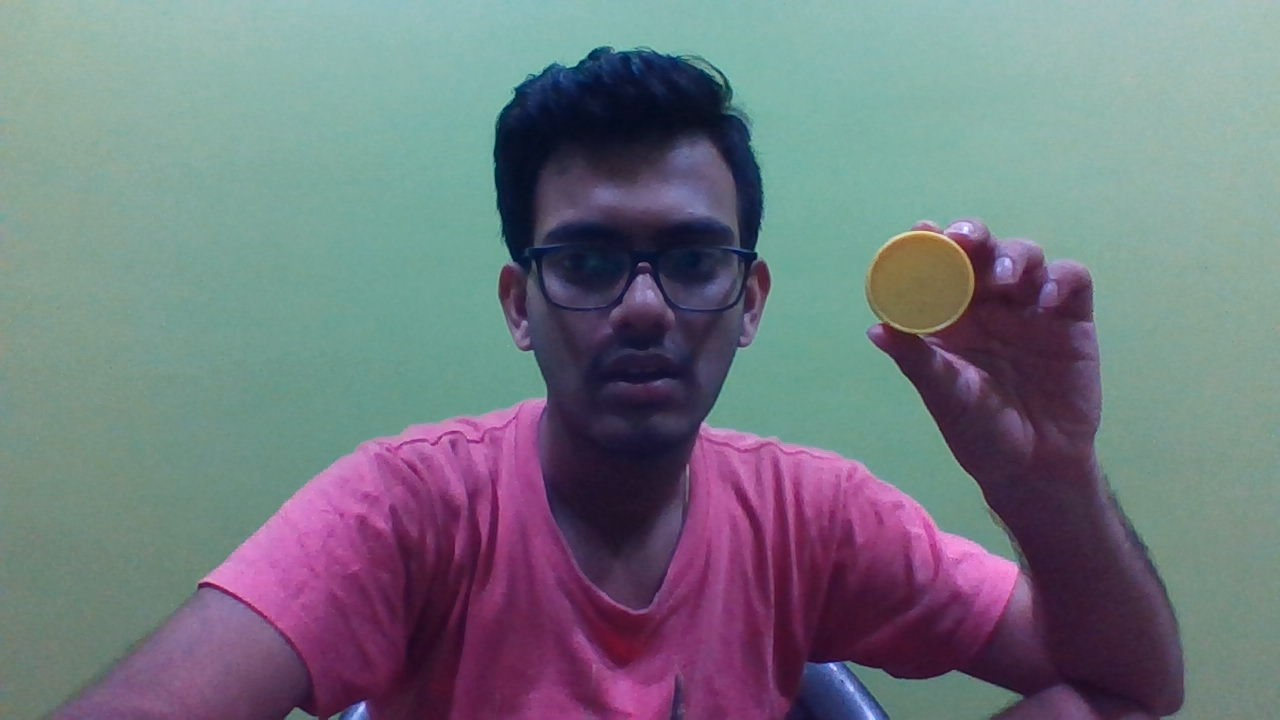
#> input picture test.jpg, 1280 x 720 px
$ python trials.py
#> lines starting #> are read from the running program, lines starting #| are printed output that depends on the picture; after the words box and inside, x2 and y2 are one past the last pixel; in counts of white or black regions, pixels touching at a corner belong together
import cv2
import pyautogui as ptg
import numpy as np
def empty(a):
    pass

img = cv2.imread("test.jpg")
#> img is the input picture: shape (720, 1280, 3); mean B, G, R 126.9, 118.6, 113.6


cv2.namedWindow("Colour")
cv2.resizeWindow("Colour", 640, 240)
cv2.createTrackbar("Hue_Min", "Colour", 0, 179, empty)
cv2.createTrackbar("Hue_Max", "Colour", 46, 179, empty)
cv2.createTrackbar("Sat_Min", "Colour",79, 255, empty)
cv2.createTrackbar("Sat_Max", "Colour", 223, 255, empty)
cv2.createTrackbar("Val_Min", "Colour", 56, 255, empty)
cv2.createTrackbar("Val_Max", "Colour", 247, 255, empty)


img2 = cv2.cvtColor(img, cv2.COLOR_RGB2HSV)
#> img2: shape (720, 1280, 3); mean H, S, V 77.9, 86.2, 138.3
h_min = cv2.getTrackbarPos("Hue_Min", "Colour")
h_max = cv2.getTrackbarPos("Hue_Max", "Colour")
s_min = cv2.getTrackbarPos("Sat_Min", "Colour")
s_max = cv2.getTrackbarPos("Sat_Max", "Colour")
v_min = cv2.getTrackbarPos("Val_Min", "Colour")
v_max = cv2.getTrackbarPos("Val_Max", "Colour")
#print (h_min, h_max, s_min, s_max, v_min, v_max)
lower=np.array([h_min, s_min, v_min])
upper=np.array([h_max, s_max, v_max])
mask = cv2.inRange(img2, lower, upper)
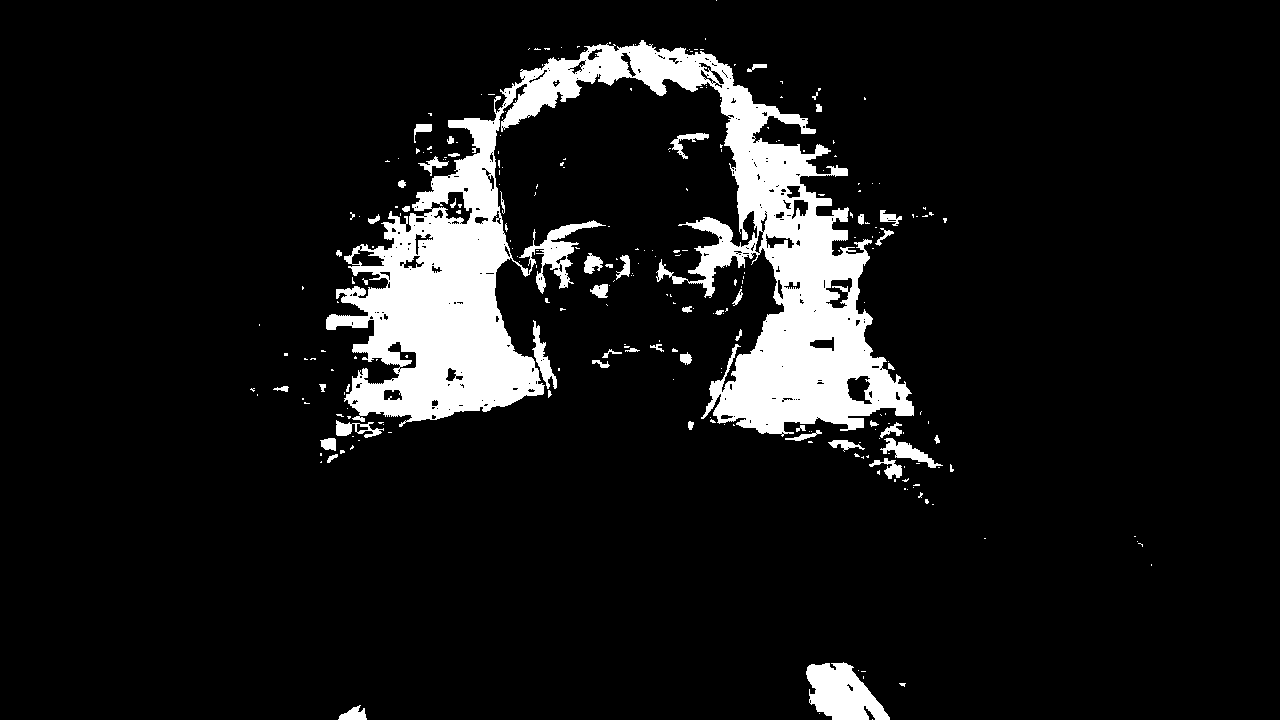
#> mask: shape (720, 1280); 9.2% white; 267 white regions (214 under 20 px)
img_res = cv2.bitwise_and(img,img, mask=mask)
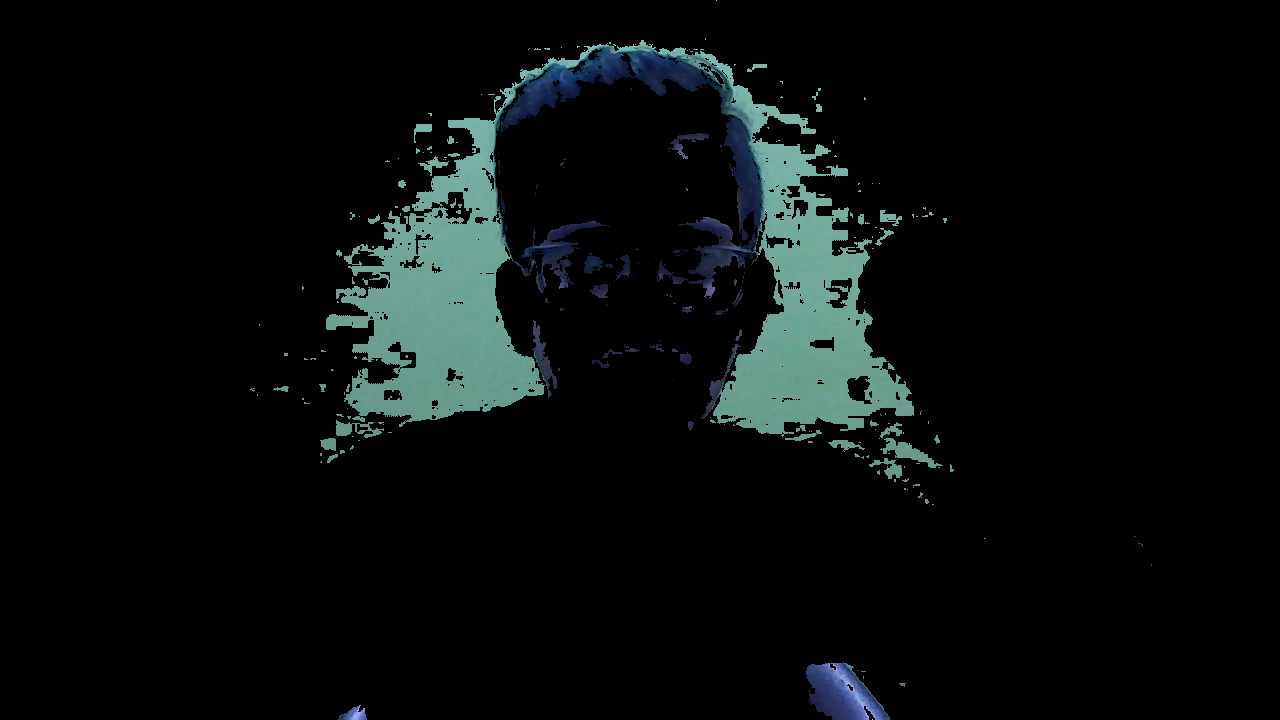
#> img_res: shape (720, 1280, 3); mean B, G, R 12.5, 12.7, 8.6
contours, _ = cv2.findContours(mask,cv2.RETR_TREE, cv2.CHAIN_APPROX_NONE)
#> contours = 562 contours, 459 with area under 20; largest, box (x1, y1, x2, y2) and area: (326, 40, 914, 437) 77282, (806, 662, 890, 720) 2992, (430, 191, 473, 225) 664, (880, 438, 943, 468) 529, (846, 375, 873, 405) 496
goTo = contours[0][0]
#> goTo = [[872, 719]]

#cv2.drawContours(img, contours, -1, (255,0,0), 3)
#print(type(contours))
print(contours)
#> (printed output is left out)
print(goTo)


cv2.imshow("original", img)
cv2.imshow("result", img_res)
cv2.imshow("mask", mask)
cv2.waitKey(0)
